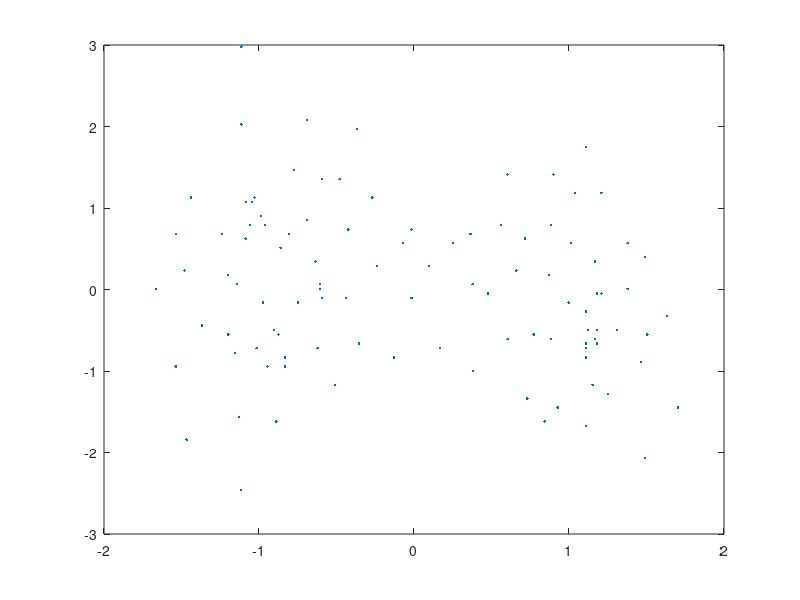

The MATLAB script that drew this image:
%% BASIC DATA PLOTTING
%%
%% Martin Helmich <martin.helmich@hs-osnabrueck.de>
%% UAS Osnabrück
%%
%% This work is licensed under the Creative Commons Attribution-ShareAlike 3.0
%% Unported License. To view a copy of this license, visit
%%
%%   http://creativecommons.org/licenses/by-sa/3.0/


% Read input file.
S = dlmread('wbsa0210.dat');
fprintf('Eingabedatei enthält %d Zeilen.\n', length(S))

v1 = S(:,1);
v2 = S(:,2);

% Get minimum, maximum, mean and standard deviation.
fprintf('Max: %f   Min: %f   Mean: %f   Std: %f\n', min(v1), max(v1), mean(v1), std(v1));

% Draw histogram
hist(v1, 10);

% Draw scatterplot
plot(v1, v2, '+');

lengths = ((v1 .^ 2) + (v2 .^ 2)) .^ 0.5;
hist(lengths, 7)

Z = zscore(S);
plot(Z(:,1), Z(:,2), '.');
